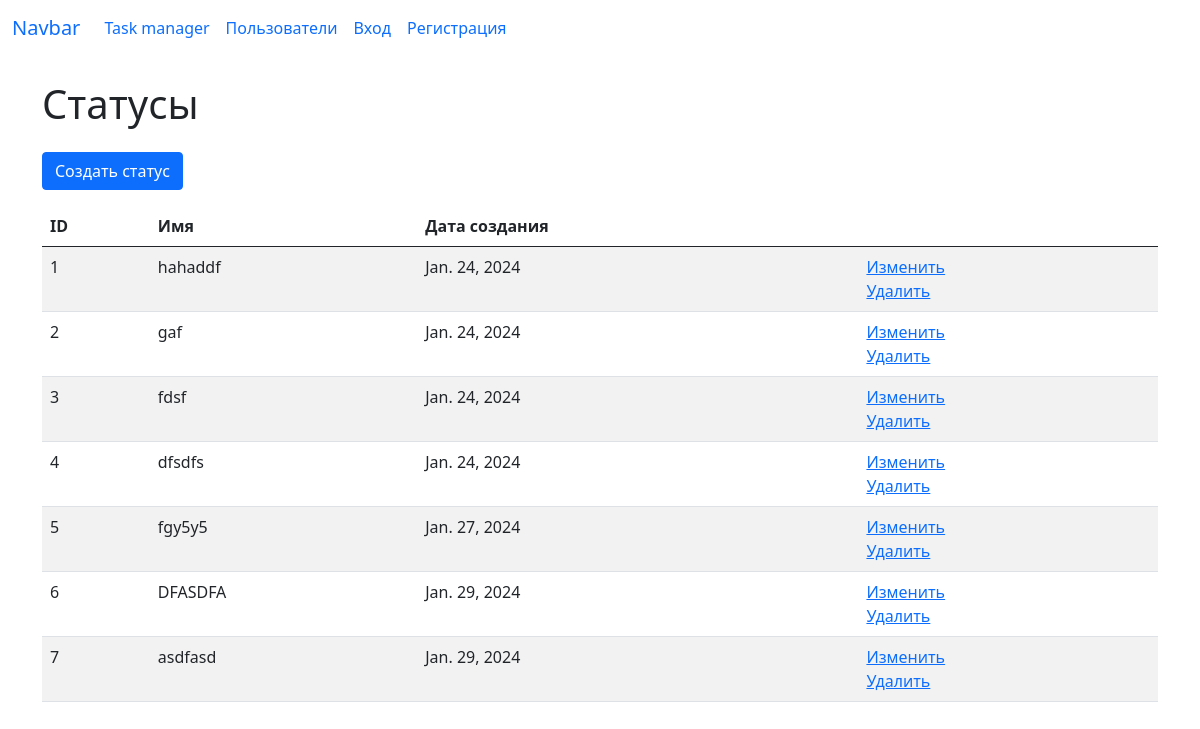
Screenshot of /statuses/ with the database file from the repository.
### task_manager/statuses/models.py (models this page shows, shortened)
class Status(models.Model):
    name = models.CharField(max_length=255, unique=True)
    created_date = models.DateField(auto_now_add=True)

### task_manager/statuses/views.py (the view)
# urls.py: path('', StatusView.as_view(), name='index_page'),
class StatusView(ListView):
    model = Status
    context_object_name = 'statuses'
    template_name = 'statuses/statuses.html'

### task_manager/templates/statuses/statuses.html (shortened to what this page needs)
{% extends 'base.html' %}
{% load i18n %}
{% block content %}
<div class="container wrapper flex-grow-1">
<h1 class="my-4">Статусы</h1>
<a class="btn btn-primary mb-3" href="/statuses/create/">Создать статус</a>
<table class="table table-striped">
  <thead>
    <tr>
      <th>ID</th>
      <th>Имя</th>
      <th>Дата создания</th>
      <th></th>
    </tr>
  </thead>
  <tbody>
  {% for status in statuses %}
      <tr>
        <td>{{ status.id }}</td>
        <td>{{ status.name }}</td>
        <td>{{ status.created_date }}</td>
        <td>
          <a href="{% url 'statuses:update_page' pk=status.id %}">Изменить</a>
          <br>
          <a href="{% url 'statuses:delete_page' pk=status.id %}">Удалить</a>
        </td>
      </tr>
  {% endfor %}
  </tbody>
</table>
</div>
{% endblock %}

### rows the page displays
Status: id "1", name "hahaddf", created_date "Jan. 24, 2024"
Status: id "2", name "gaf", created_date "Jan. 24, 2024"
Status: id "3", name "fdsf", created_date "Jan. 24, 2024"
Status: id "4", name "dfsdfs", created_date "Jan. 24, 2024"
Status: id "5", name "fgy5y5", created_date "Jan. 27, 2024"
Status: id "6", name "DFASDFA", created_date "Jan. 29, 2024"
Status: id "7", name "asdfasd", created_date "Jan. 29, 2024"
